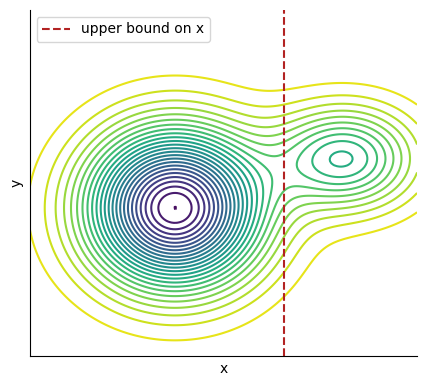

The script that saved this image:
import jax.numpy as jnp
import matplotlib.pyplot as plt  # pyright: ignore


fig, ax = plt.subplots(1, 1, figsize=(5, 4.5))

# Create grid of points
x = jnp.linspace(-4, 4, 200)
y = jnp.linspace(-4, 4, 200)
X, Y = jnp.meshgrid(x, y)

# Calculate Z values
Z = (
    -jnp.exp(-0.35 * (X + 1) ** 2 - 0.45 * Y**2)
    - 0.4 * jnp.exp(-0.5 * (X - 2.5) ** 2 - (Y - 1) ** 2)
    + 2
)

# Create contour plot
plt.figure(figsize=(10, 8))
ax.contour(X, Y, Z, levels=30, cmap="viridis")
ax.axvline(1.25, color="firebrick", linestyle="--", label="upper bound on x")
ax.legend()

# Format plot and add labels
ax.set_xlim(-4, 4)
ax.set_ylim(-3, 4)
ax.set_xlabel("x")
ax.set_ylabel("y")
ax.set_yticks([])
ax.set_xticks([])
ax.spines[["right", "top"]].set_visible(False)

fig.savefig("contour_local_minimum.png", bbox_inches="tight")
